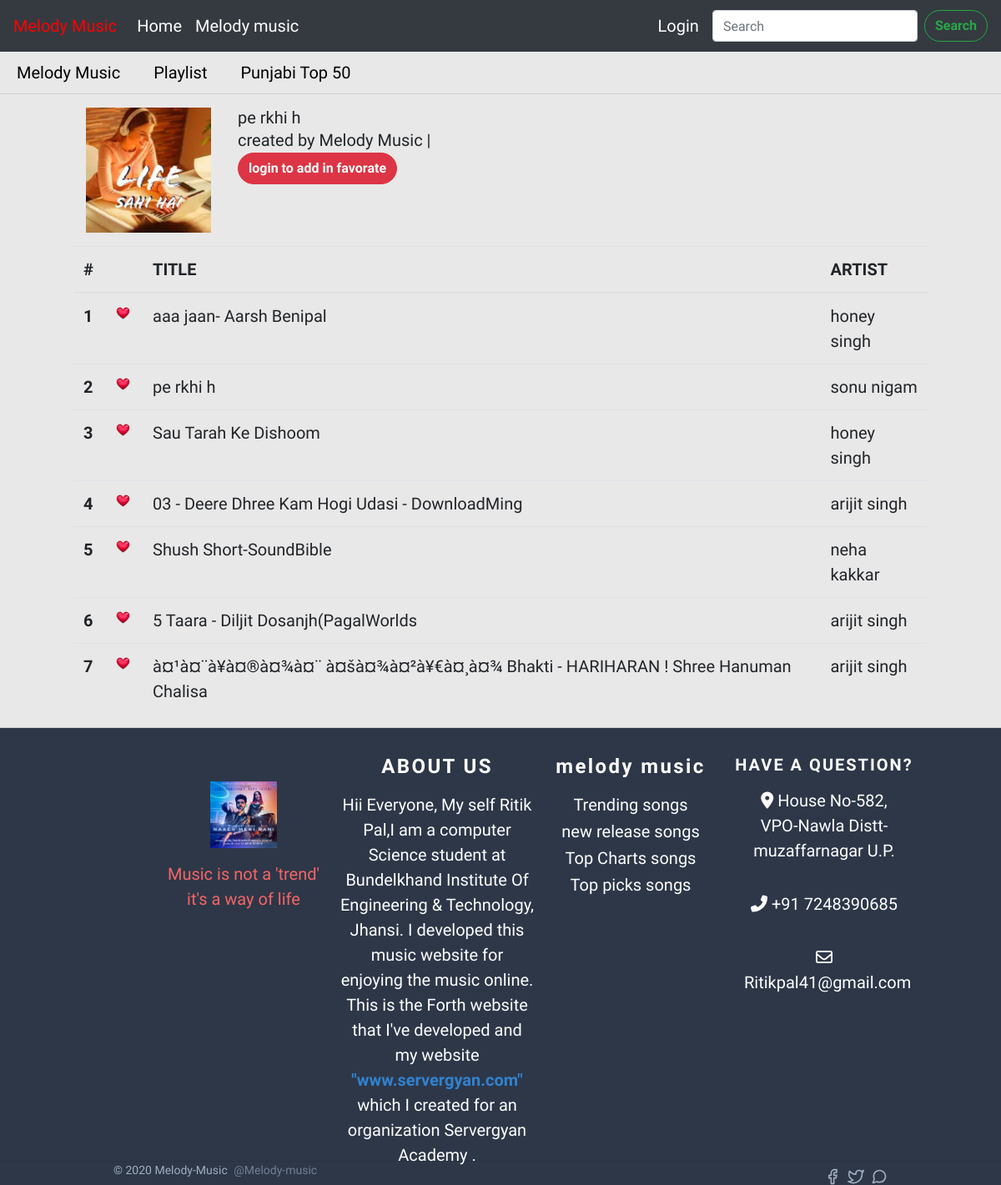
/user/musictable.php?catid=42&&categery=top picks, run on the app's committed database.
### tables this page shows
CREATE TABLE IF NOT EXISTS `music` (
  `sr` int(11) NOT NULL AUTO_INCREMENT,
  `music` varchar(100) NOT NULL,
  `addedby` varchar(20) NOT NULL,
  `Elbum` varchar(50) NOT NULL,
  `categery` varchar(50) NOT NULL,
  `musicpic` varchar(100) NOT NULL,
  PRIMARY KEY (`sr`),
  UNIQUE KEY `music` (`music`)
);

### user/musictable.php (the view, shortened to what this page needs)
<!doctype html>
<html lang="en">
  <head>
    <link rel="stylesheet" href="style.css">
    <link rel="stylesheet" href="https://cdn.jsdelivr.net/npm/bootstrap@4.5.3/dist/css/bootstrap.min.css">
    <link rel="stylesheet" href="style.css">
    <link href="https://unpkg.com/tailwindcss@^1.0/dist/tailwind.min.css" type="text/css" rel="stylesheet">
    <link rel="stylesheet" href="https://cdnjs.cloudflare.com/ajax/libs/aplayer/1.10.1/APlayer.min.css">
  </head>
  <body>
  <?php
include '../common/nav.php';
include '../common/config.php';
$id=$_GET['catid'];
$categery=$_GET['categery'];
?>
<div class="container row  py-2">
  <ul class="flex">
   <li> <a href="#">Melody Music </a></li>
   <li><a href="#">Playlist </a></li>
   <li>Punjabi Top 50</li>
</ul>
</div>
<hr>
<?php
$sql="SELECT * FROM `music` WHERE sr='$id'";
$result=mysqli_query($conn,$sql);
$num=mysqli_num_rows($result);
if($num>0){
while($row= mysqli_fetch_assoc($result)){
    ?>
<div  class="container my-3">
    <div class="media ">
        <img src="../musicpic/<?php echo $row['musicpic'];  ?>"  width="150px" height="150px" class="mr-3" alt="...">
        <div class="media-body ml-3">
          <h5 class="mt-0">          <?php
          $row['music'] = substr($row['music'], 0, strpos($row['music'], "."));
           echo $row['music'];
           ?>
          </h5>
          <P>  created by Melody Music |
        </P>
          <?php
            if(!isset($_SESSION['loggedin']) || $_SESSION['loggedin']!=true){
              echo'
              <a href="login.php" class="btn btn-danger " >login to add in favorate</a>
              ';
            }
          ?>
        </div>
      </div>
</div>
<?php
  }}
       ?>
<?php
$sql="Select * from music WHERE categery='$categery'";
$result=mysqli_query($conn, $sql);
$num=mysqli_num_rows($result);
?>
<table class="table container ">
    <thead>
      <tr>
        <th scope="col">#</th>
        <th scope="col" ></th>
        <th scope="col">TITLE</th>
        <th scope="col">ARTIST</th>
      </tr>
    </thead>
    <tbody>
    <?php
        if($num>0){
          $count=0;
        while($row= mysqli_fetch_assoc($result)){
          $count=$count+1;
          ?>
      <tr class="table-row" data-href="musictable.php?catid=<?php echo $row['sr']; ?>&&categery=<?php echo $row['categery']; ?> ">
          <th scope="row"><?php echo $count; ?></th>
       <td ><img src="dil.png" height="25px" width="25px"></td>
        <td>
          <?php
          $row['music'] = substr($row['music'], 0, strpos($row['music'], "."));
           echo $row['music'];
           ?>
        </td>
        <td> <?php echo $row['Elbum']; ?> </td>
     </tr>
         <?php
        }
       }
    else{
      echo "no record found";
       }
       ?>
    </tbody>
  </table>
<?php
include '../common/footer.php';
?>
  </body>
</html>

### user/style.css (style rules this page uses)
body { font-family: 'Cookie', cursive; font-size:20px; }
.btn { font-weight: bold; border-radius:30px; }
body { font-family: 'Cookie', cursive; background:rgb(233, 232, 232); }

### user/musictable.php (style rules this page uses)
body { font-family: 'Cookie', cursive; font-size:20px; }
.flex { display: flex; flex-direction: row; }
.flex li { margin: 2px 20px; color: black; }
.flex li a { color: black; }
.table-row { cursor:pointer; }

### data on the page
music: musicpic (picture), music "pe rkhi h", Elbum "sonu nigam"
music: music "aaa jaan- Aarsh Benipal", Elbum "honey singh"
music: music "Sau Tarah Ke Dishoom", Elbum "honey singh"
music: music "03 - Deere Dhree Kam Hogi Udasi - DownloadMing", Elbum "arijit singh"
music: music "Shush Short-SoundBible", Elbum "neha kakkar"
music: music "5 Taara - Diljit Dosanjh(PagalWorlds", Elbum "arijit singh"
music: music "à¤¹à¤¨à¥à¤®à¤¾à¤¨ à¤šà¤¾à¤²à¥€à¤¸à¤¾ Bhakti - HARIHARAN ! Shree Hanuman Chalisa", Elbum "arijit singh"
